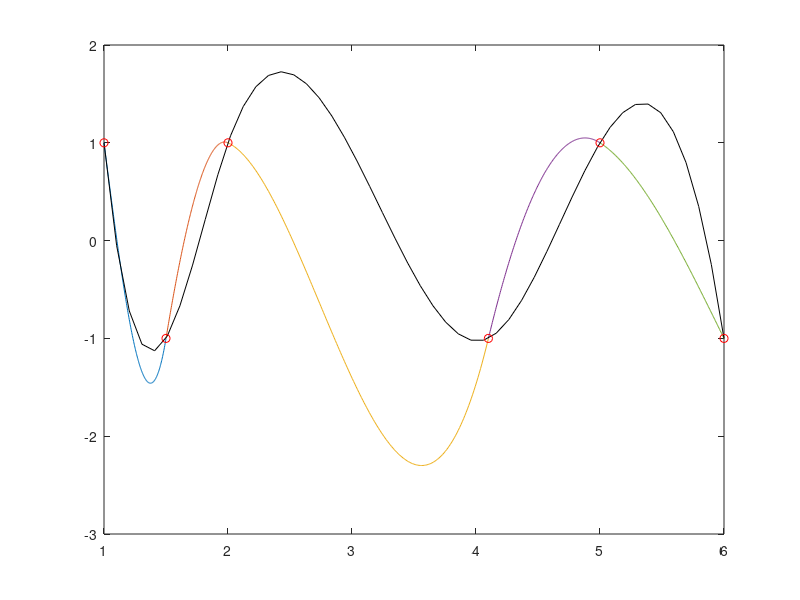

This chart was generated by the following MATLAB code:
clear
clc
x=[1 1.5 2 4.1 5 6];
y=[1 -1 1 -1 1 -1];
x=x';
y=y';
[n,nn]=size(x);
f=zeros(4*(n-1),1);
f(1,1)=y(1,1);
f(2*(n-1),1)=y(n,1);
 for i=2:5;
f(2*i-2,1)=y(i);
f(2*i-1,1)=y(i);
 end


% f=[1;-1;-1;1;1;-1;-1;1;1;-1;0;0;0;0;0;0;0;0;0;0];
for i=1:n-1;
% A(i,1)=sh(i,1);
A(2*i-1,4*i-3)=1 ;
A(2*i-1,4*i-2)=x(i,1) ;
A(2*i-1,4*i-1)=x(i,1)^(2) ;
A(2*i-1,4*i)=x(i,1)^(3);
A(2*i,4*i-3)=1 ;
A(2*i,4*i-2)=x(i+1,1) ;
A(2*i,4*i-1)=x(i+1,1)^(2) ;
A(2*i,4*i)=x(i+1,1)^(3);
end

bv=n-3;

for i=2*(n-1)+1:2*(n-1)+4;
    tk=2*(n-1);
A(i,4*(i-10)-2)=1;
A(i,4*(i-10)-1)=2*(x(i-9));
A(i,4*(i-10))=3*(x(i-9))^(2);
A(i,4*(i-10)+2)=-1;
A(i,4*(i-10)+3)=-2*(x(i-9));
A(i,4*(i-10)+4)=-3*(x(i-9))^(2);
end
for i=2*(n-1)+5:2*(n-1)+8;
 tm=  2*(n-1)+4; 
A(i,4*(i-tm)-1)=2;
A(i,4*(i-tm))=6*(x(i-14));
A(i,4*(i-tm)+3)=-2;
A(i,4*(i-tm)+4)=-6*(x(i-14));
end

for i=4*(n-1)-1;
A(i,3)=2;
A(i,4)=6*(x(1));
end
for i=4*(n-1);
A(i,i-1)=2;
A(i,i)=6*(x(6));
end
T=inv(A)*f;
for i=1:n-1;
C{i,1}=linspace(x(i),x(i+1),200);
xx10=C{i,1}';
for j=1:200;
p(j,1)=T(4*i-3,1)+T(4*i-2,1)*xx10(j,1)+T(4*i-1,1)*xx10(j,1)^(2)+T(4*i,1)*xx10(j,1)^(3);
end
D{i,1}=p;
end  

for j=1:n-1;
    v=C{j,1}';
 plot(v,D{j,1});hold on;   

end
xx=linspace(x(1),x(n),50);
plot(xx,csapi(x,y,xx),'k-',x,y,'ro')
% xx1=linspace(1,1.5,200);
% xx1=xx1';
% for i=1:200;
% j1(i,1)=T(1,1)+T(2,1)*xx1(i,1)+T(3,1)*xx1(i,1)^(2)+T(4,1)*xx1(i,1)^(3);
% end
% xx2=linspace(1.5,2,200);
% xx2=xx2';
% for i=1:200;
% j2(i,1)=T(5,1)+T(6,1)*xx2(i,1)+T(7,1)*xx2(i,1)^(2)+T(8,1)*xx2(i,1)^(3);
% end
% xx3=linspace(2,4.1,200);
% xx3=xx3';
% for i=1:200;
% j3(i,1)=T(9,1)+T(10,1)*xx3(i,1)+T(11,1)*xx3(i,1)^(2)+T(12,1)*xx3(i,1)^(3);
% end
% xx4=linspace(4.1,5,200);
% xx4=xx4';
% for i=1:200;
% j4(i,1)=T(13,1)+T(14,1)*xx4(i,1)+T(15,1)*xx4(i,1)^(2)+T(16,1)*xx4(i,1)^(3);
% end
% xx5=linspace(5,5,200);
% xx5=xx5';
% for i=1:200;
% j5(i,1)=T(17,1)+T(18,1)*xx5(i,1)+T(19,1)*xx5(i,1)^(2)+T(20,1)*xx5(i,1)^(3);
% end
% qq=j1-D{1,1};
% j1=j1';
% j2=j2';
% % for i=1:200
% %     if j3(i,1)>0;
% %         j3(i,1)=0;
% % %     end
% % end
% j3=j3';
% j4=j4';
% j5=j5';
% plot(xx1,j1);hold on;
% plot(xx2,j2);hold on;
% plot(xx3,j3);hold on;
% plot(xx4,j4);hold on;
% plot(xx5,j5);hold on;
% xx=linspace(1,5,50);
% 
% 
% 
% plot(xx,csapi(x,y,xx),'k-',x,y,'ro');


